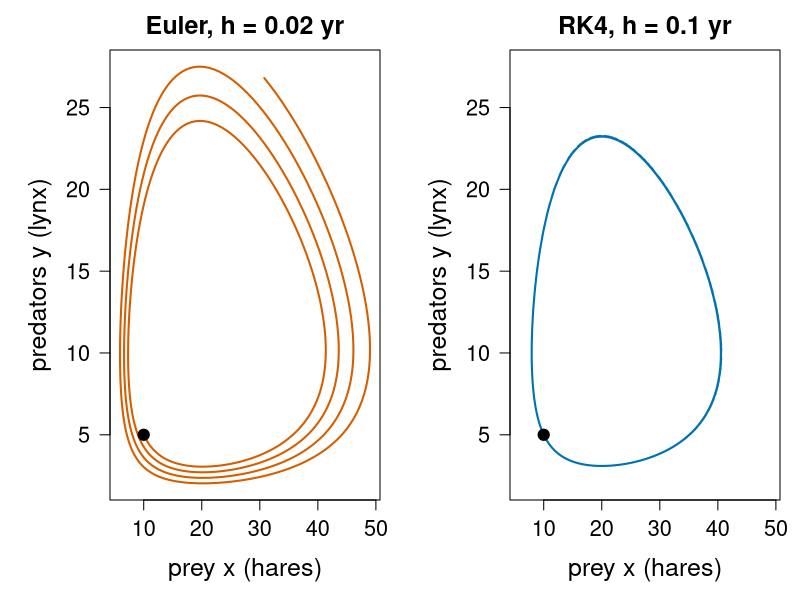
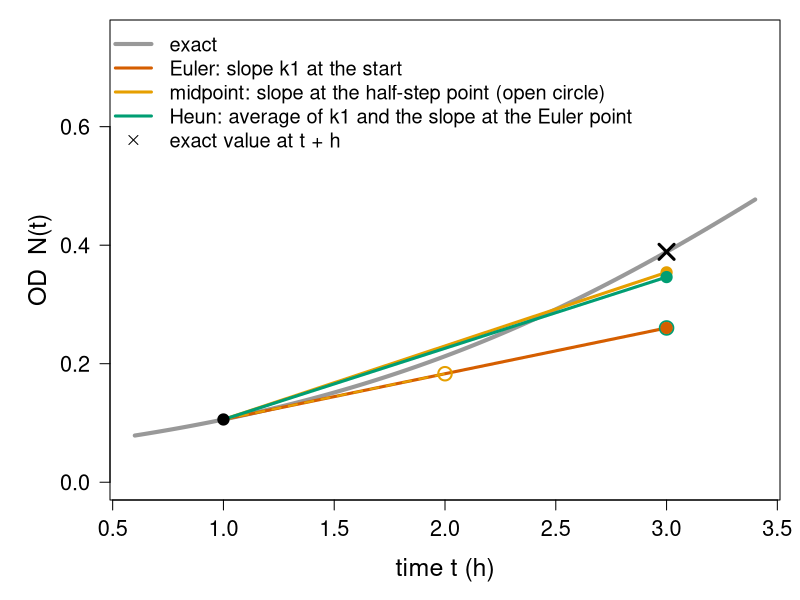
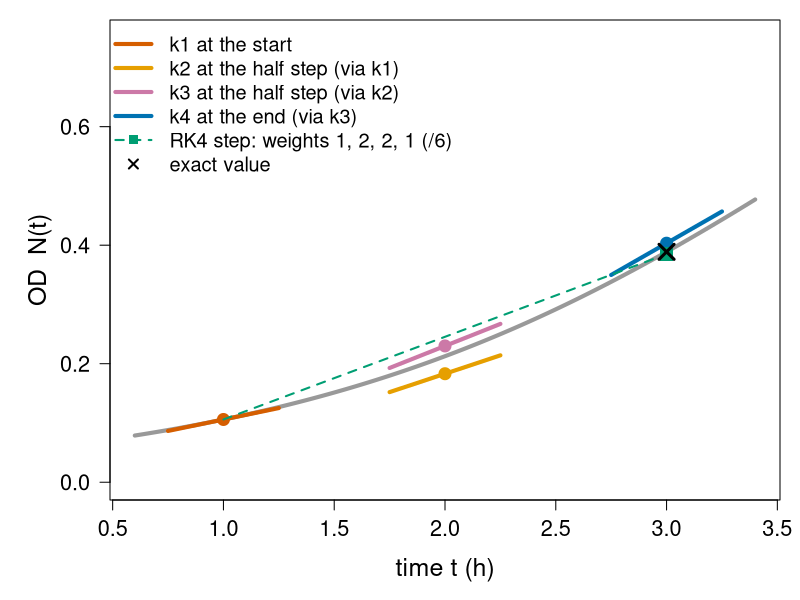
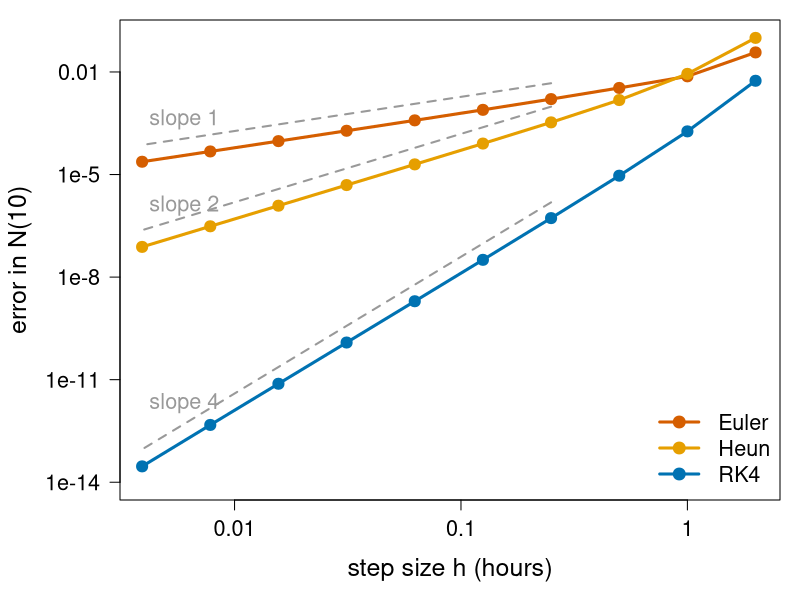
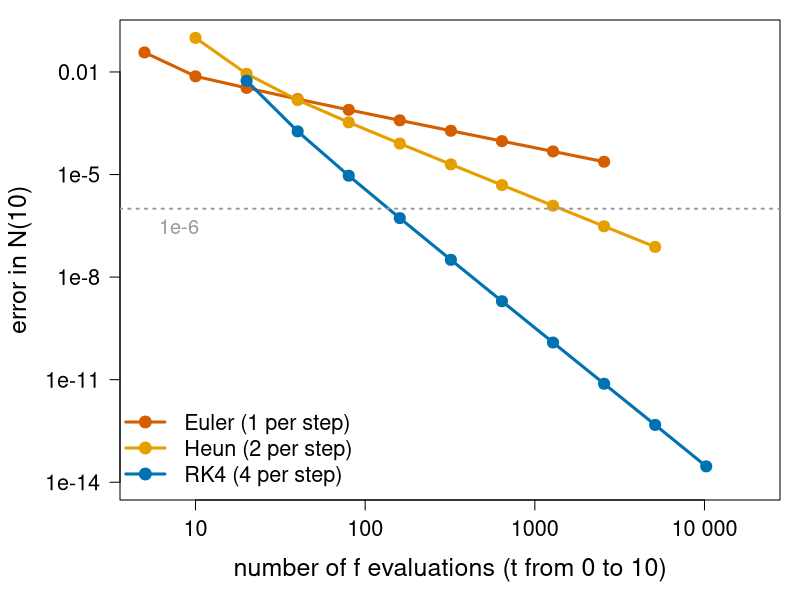
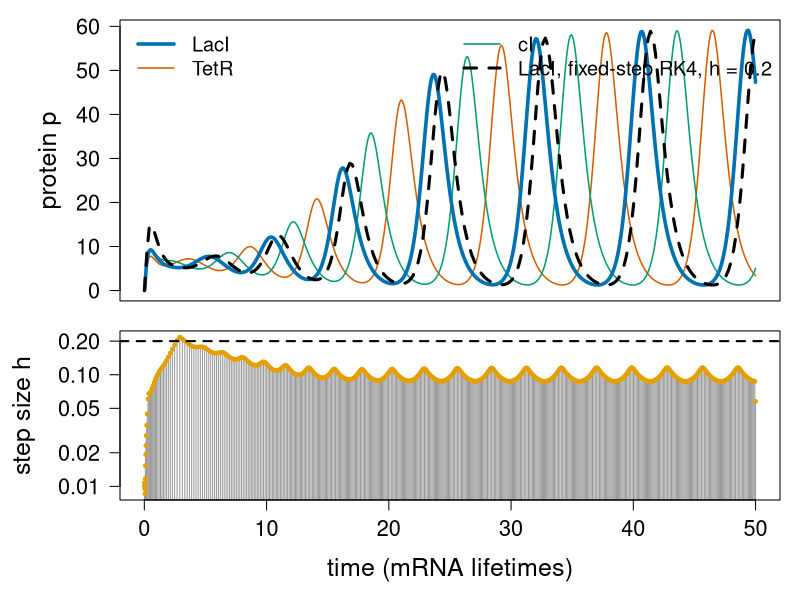
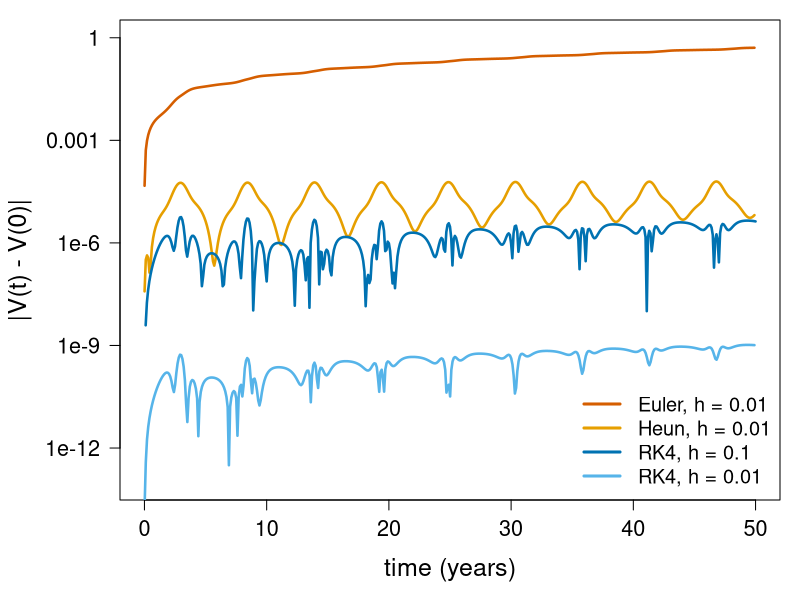
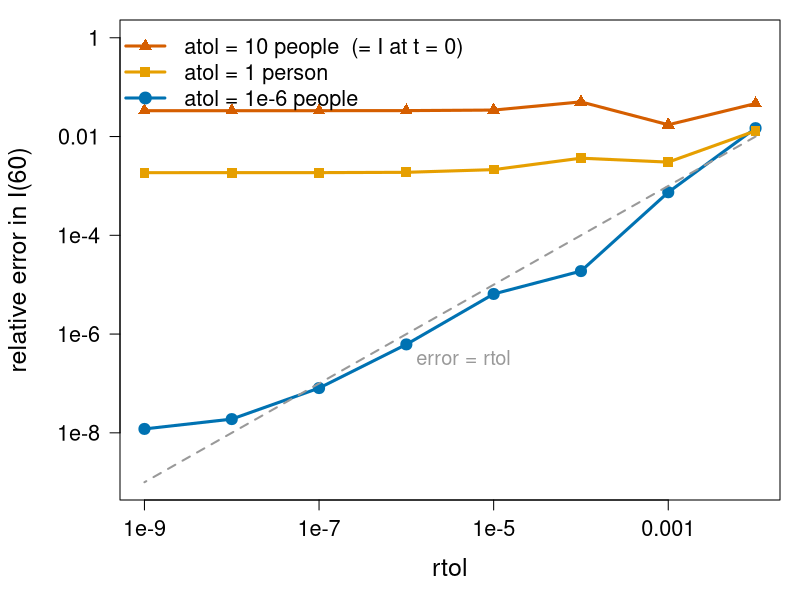

These charts were generated, in order, by the following R code:
# Figures for the runge-kutta/ unit ("Runge–Kutta and adaptive step size").
#
# Re-run by hand from this folder (it is NOT run by `quarto render`):
#   cd runge-kutta && Rscript make-runge-kutta-figs.R
#
# Base R graphics only (grDevices::svg). Colours are Okabe-Ito
# (colour-blind safe). Makes:
#   fig01-lv-euler-rk4.svg     predator-prey orbit: Euler spirals out, RK4 closes
#   fig02-midpoint-heun.svg    one step of Euler, midpoint and Heun on the logistic curve
#   fig03-rk4-stages.svg       where RK4 evaluates its four slopes
#   fig04-order.svg            error vs h on log-log axes: slopes 1, 2, 4
#   fig05-cost.svg             error vs number of f evaluations
#   fig06-repressilator.svg    repressilator proteins and the step sizes of an adaptive solver
#   fig07-lv-invariant.svg     drift of the conserved quantity V(t) for each method
#   fig08-tolerance.svg        achieved error vs rtol; atol too large gives a floor
#   fig09-dense-output.svg     solver steps vs dense output
#   fig10-events.svg           an event located inside a step; an event missed by a big step

oi <- c(orange = "#E69F00", sky = "#56B4E9", green = "#009E73",
        yellow = "#F0E442", blue = "#0072B2", red = "#D55E00",
        purple = "#CC79A7", grey = "#999999")

## ---- the methods (same code as on the slides) ---------------------------------

euler_step <- function(f, t, y, h) y + h * f(t, y)
midpoint_step <- function(f, t, y, h) {
  k1 <- f(t, y)
  k2 <- f(t + h / 2, y + h / 2 * k1)
  y + h * k2
}
heun_step <- function(f, t, y, h) {
  k1 <- f(t, y)
  k2 <- f(t + h, y + h * k1)
  y + h / 2 * (k1 + k2)
}
rk4_step <- function(f, t, y, h) {
  k1 <- f(t, y)
  k2 <- f(t + h / 2, y + h / 2 * k1)
  k3 <- f(t + h / 2, y + h / 2 * k2)
  k4 <- f(t + h, y + h * k3)
  y + h / 6 * (k1 + 2 * k2 + 2 * k3 + k4)
}
rk_solve <- function(step, f, t0, y0, h, n) {
  t <- t0 + (0:n) * h
  Y <- matrix(0, n + 1, length(y0)); Y[1, ] <- y0
  for (i in 1:n) Y[i + 1, ] <- step(f, t[i], Y[i, ], h)
  list(t = t, y = Y)
}

# Dormand-Prince 5(4), the method behind ode45 / RK45 / Dopri5, with the
# standard controller. Records accepted steps (t, y, f at the step end).
dp5 <- function(f, t0, y0, tend, rtol = 1e-6, atol = 1e-6, h = 0.01) {
  A <- list(c(), c(1/5), c(3/40, 9/40), c(44/45, -56/15, 32/9),
            c(19372/6561, -25360/2187, 64448/6561, -212/729),
            c(9017/3168, -355/33, 46732/5247, 49/176, -5103/18656),
            c(35/384, 0, 500/1113, 125/192, -2187/6784, 11/84))
  cc <- c(0, 1/5, 3/10, 4/5, 8/9, 1, 1)
  b5 <- c(35/384, 0, 500/1113, 125/192, -2187/6784, 11/84, 0)
  b4 <- c(5179/57600, 0, 7571/16695, 393/640, -92097/339200, 187/2100, 1/40)
  t <- t0; y <- y0; Tt <- t; Y <- y; Fv <- f(t, y); H <- c(); rej <- c()
  while (t < tend) {
    h <- min(h, tend - t)
    k <- matrix(0, 7, length(y))
    for (s in 1:7) {
      ys <- y
      if (s > 1) for (j in 1:(s - 1)) ys <- ys + h * A[[s]][j] * k[j, ]
      k[s, ] <- f(t + cc[s] * h, ys)
    }
    y5 <- y + h * colSums(b5 * k); y4 <- y + h * colSums(b4 * k)
    sc <- atol + rtol * pmax(abs(y), abs(y5))
    err <- sqrt(mean(((y5 - y4) / sc)^2))
    if (err <= 1) {
      t <- t + h; y <- y5
      Tt <- c(Tt, t); Y <- rbind(Y, y); Fv <- rbind(Fv, k[7, ]); H <- c(H, h)
    } else rej <- c(rej, t)
    h <- h * min(5, max(0.2, 0.9 * err^(-1/5)))
  }
  list(t = Tt, y = unname(Y), f = unname(Fv), h = H, rej = rej)
}

# cubic Hermite interpolation between two accepted steps (a simple dense output)
hermite <- function(tq, t0, t1, y0, y1, f0, f1) {
  h <- t1 - t0; s <- (tq - t0) / h
  (2*s^3 - 3*s^2 + 1) * y0 + (s^3 - 2*s^2 + s) * h * f0 +
    (-2*s^3 + 3*s^2) * y1 + (s^3 - s^2) * h * f1
}

## ---- running examples -------------------------------------------------------

K <- 1.2; N0 <- 0.05; r <- 0.8                 # logistic OD curve, per hour
flog <- function(t, N) r * N * (1 - N / K)
exact <- function(t) K / (1 + (K / N0 - 1) * exp(-r * t))

a <- 1; b <- 0.1; c <- 0.075; d <- 1.5          # Lotka-Volterra, per year
lv <- function(t, y) c(a * y[1] - b * y[1] * y[2], c * y[1] * y[2] - d * y[2])
V <- function(x, y) c * x - d * log(x) + b * y - a * log(y)
lv0 <- c(10, 5)

beta <- 0.3; gamma <- 0.1; Npop <- 10000        # SIR as in the euler unit, people
sir <- function(t, y) {
  S <- y[1]; I <- y[2]
  c(-beta * S * I / Npop, beta * S * I / Npop - gamma * I, gamma * I)
}
sir0 <- c(9990, 10, 0)

alpha <- 216; alpha0 <- 0.216; bet <- 5; nH <- 2  # repressilator, dimensionless
repress <- function(t, y) {
  m <- y[1:3]; p <- y[4:6]
  prep <- p[c(3, 1, 2)]
  c(-m + alpha / (1 + prep^nH) + alpha0, -bet * (p - m))
}
rep0 <- c(1, 0, 0, 0, 0, 0)

## ---- fig01: predator-prey, Euler vs RK4 -------------------------------------

svg("fig01-lv-euler-rk4.svg", width = 11, height = 5.5)
par(mfrow = c(1, 2), mar = c(5, 5.5, 2.5, 1), cex.lab = 1.5, cex.axis = 1.3, cex.main = 1.5)
e <- rk_solve(euler_step, lv, 0, lv0, 0.02, 1000)
k <- rk_solve(rk4_step, lv, 0, lv0, 0.1, 200)
plot(e$y, type = "l", lwd = 2, col = oi["red"], xlab = "prey x (hares)",
     ylab = "predators y (lynx)", las = 1, main = "Euler, h = 0.02 yr")
points(lv0[1], lv0[2], pch = 19, cex = 1.5)
plot(k$y, type = "l", lwd = 2, col = oi["blue"], xlab = "prey x (hares)",
     ylab = "predators y (lynx)", las = 1, xlim = range(e$y[, 1]), ylim = range(e$y[, 2]),
     main = "RK4, h = 0.1 yr")
points(lv0[1], lv0[2], pch = 19, cex = 1.5)
dev.off()

## ---- fig02: Euler, midpoint, Heun: one step --------------------------------

svg("fig02-midpoint-heun.svg", width = 11, height = 5.5)
par(mar = c(5, 5.5, 1, 1), cex.lab = 1.5, cex.axis = 1.3)
h <- 2; t0 <- 1; y0 <- exact(t0)
tt <- seq(0.6, 3.4, length.out = 200)
plot(tt, exact(tt), type = "l", lwd = 4, col = oi["grey"], xlab = "time t (h)",
     ylab = "OD  N(t)", las = 1, ylim = c(0, 0.75))
k1 <- flog(t0, y0)
ye <- y0 + h * k1
ym <- y0 + h / 2 * k1; k2m <- flog(t0 + h / 2, ym)
k2h <- flog(t0 + h, ye)
segments(t0, y0, t0 + h, ye, lwd = 3, col = oi["red"])
segments(t0, y0, t0 + h / 2, ym, lwd = 2, lty = 2, col = oi["orange"])
points(t0 + h / 2, ym, pch = 1, cex = 1.8, lwd = 2, col = oi["orange"])
segments(t0, y0, t0 + h, y0 + h * k2m, lwd = 3, col = oi["orange"])
segments(t0, y0, t0 + h, y0 + h / 2 * (k1 + k2h), lwd = 3, col = oi["green"])
points(t0 + h, ye, pch = 1, cex = 1.8, lwd = 2, col = oi["green"])
points(c(t0 + h, t0 + h, t0 + h), c(ye, y0 + h * k2m, y0 + h / 2 * (k1 + k2h)),
       pch = 19, cex = 1.5, col = oi[c("red", "orange", "green")])
points(t0, y0, pch = 19, cex = 1.5)
points(t0 + h, exact(t0 + h), pch = 4, cex = 2, lwd = 3)
legend("topleft", c("exact", "Euler: slope k1 at the start",
                    "midpoint: slope at the half-step point (open circle)",
                    "Heun: average of k1 and the slope at the Euler point",
                    "exact value at t + h"),
       col = c(oi[c("grey", "red", "orange", "green")], "black"), lwd = c(4, 3, 3, 3, NA),
       pch = c(NA, NA, NA, NA, 4), cex = 1.2, bty = "n")
dev.off()

## ---- fig03: RK4 stages ------------------------------------------------------

svg("fig03-rk4-stages.svg", width = 11, height = 5.5)
par(mar = c(5, 5.5, 1, 1), cex.lab = 1.5, cex.axis = 1.3)
plot(tt, exact(tt), type = "l", lwd = 4, col = oi["grey"], xlab = "time t (h)",
     ylab = "OD  N(t)", las = 1, ylim = c(0, 0.75))
k1 <- flog(t0, y0); p2 <- y0 + h / 2 * k1; k2 <- flog(t0 + h / 2, p2)
p3 <- y0 + h / 2 * k2; k3 <- flog(t0 + h / 2, p3); p4 <- y0 + h * k3; k4 <- flog(t0 + h, p4)
seg <- function(tp, yp, k, col) {
  dt <- 0.25; segments(tp - dt, yp - dt * k, tp + dt, yp + dt * k, lwd = 4, col = col)
  points(tp, yp, pch = 19, cex = 1.6, col = col)
}
cols <- oi[c("red", "orange", "purple", "blue")]
seg(t0, y0, k1, cols[1]); seg(t0 + h / 2, p2, k2, cols[2])
seg(t0 + h / 2, p3, k3, cols[3]); seg(t0 + h, p4, k4, cols[4])
y1 <- y0 + h / 6 * (k1 + 2 * k2 + 2 * k3 + k4)
segments(t0, y0, t0 + h, y1, lwd = 2, lty = 2, col = oi["green"])
points(t0 + h, y1, pch = 15, cex = 1.8, col = oi["green"])
points(t0 + h, exact(t0 + h), pch = 4, cex = 2, lwd = 3)
legend("topleft", c("k1 at the start", "k2 at the half step (via k1)",
                    "k3 at the half step (via k2)", "k4 at the end (via k3)",
                    "RK4 step: weights 1, 2, 2, 1 (/6)", "exact value"),
       col = c(cols, oi["green"], "black"), lwd = c(4, 4, 4, 4, 2, NA),
       lty = c(1, 1, 1, 1, 2, NA), pch = c(NA, NA, NA, NA, 15, 4), cex = 1.2, bty = "n")
dev.off()

## ---- fig04 + fig05: order and cost ----------------------------------------

hs <- 2^(1:-8)
meth <- list(Euler = euler_step, Heun = heun_step, RK4 = rk4_step)
stages <- c(1, 2, 4)
err <- sapply(meth, function(s)
  sapply(hs, function(h) abs(rk_solve(s, flog, 0, N0, h, 10 / h)$y[10 / h + 1] - exact(10))))
mcols <- oi[c("red", "orange", "blue")]

svg("fig04-order.svg", width = 9, height = 5.8)
par(mar = c(5, 6, 1, 1), cex.lab = 1.5, cex.axis = 1.3)
plot(hs, err[, 1], log = "xy", type = "n", ylim = c(1e-14, 0.1), xlim = c(0.004, 2),
     xlab = "step size h (hours)", ylab = "", axes = FALSE)
title(ylab = "error in N(10)", line = 4.5)
axis(1, at = c(0.01, 0.1, 1), labels = c("0.01", "0.1", "1"))
axis(2, at = 10^c(-14, -11, -8, -5, -2), labels = c("1e-14", "1e-11", "1e-8", "1e-5", "0.01"), las = 1); box()
for (j in 1:3) lines(hs, err[, j], type = "o", pch = 19, lwd = 3, cex = 1.2, col = mcols[j])
for (j in 1:3) {
  p <- c(1, 2, 4)[j]; i0 <- 5
  lines(hs[4:10], err[i0, j] * (hs[4:10] / hs[i0])^p * 3, lty = 2, lwd = 2, col = oi["grey"])
}
text(0.006, c(4e-4, 1.2e-6, 2e-12), c("slope 1", "slope 2", "slope 4"), cex = 1.3, col = oi["grey"])
legend("bottomright", c("Euler", "Heun", "RK4"), col = mcols, lwd = 3, pch = 19, cex = 1.3, bty = "n")
dev.off()

svg("fig05-cost.svg", width = 9, height = 5.8)
par(mar = c(5, 6, 1, 1), cex.lab = 1.5, cex.axis = 1.3)
nf <- outer(10 / hs, stages)
plot(nf[, 1], err[, 1], log = "xy", type = "n", ylim = c(1e-14, 0.1), xlim = c(5, 2e4),
     xlab = "number of f evaluations (t from 0 to 10)", ylab = "", axes = FALSE)
title(ylab = "error in N(10)", line = 4.5)
axis(1, at = c(10, 100, 1000, 10000), labels = c("10", "100", "1000", "10 000"))
axis(2, at = 10^c(-14, -11, -8, -5, -2), labels = c("1e-14", "1e-11", "1e-8", "1e-5", "0.01"), las = 1); box()
for (j in 1:3) lines(nf[, j], err[, j], type = "o", pch = 19, lwd = 3, cex = 1.2, col = mcols[j])
abline(h = 1e-6, lty = 3, lwd = 2, col = oi["grey"])
text(8, 3e-7, "1e-6", cex = 1.2, col = oi["grey"])
legend("bottomleft", c("Euler (1 per step)", "Heun (2 per step)", "RK4 (4 per step)"),
       col = mcols, lwd = 3, pch = 19, cex = 1.3, bty = "n")
dev.off()

## ---- fig06: repressilator and adaptive steps -------------------------------

s <- dp5(repress, 0, rep0, 50, rtol = 1e-6, atol = 1e-6)
fx <- rk_solve(rk4_step, repress, 0, rep0, 0.2, 250)   # fixed-step RK4, h = 0.2
svg("fig06-repressilator.svg", width = 12, height = 6)
layout(matrix(1:2, 2), heights = c(1.15, 1))
par(mar = c(1, 6, 1, 1), cex.lab = 1.5, cex.axis = 1.3)
pc <- oi[c("blue", "red", "green")]
tq <- seq(0, 50, by = 0.05)
plot(range(s$t), c(0, max(s$y[, 4:6])), type = "n", xaxt = "n", las = 1,
     xlab = "", ylab = "protein p")
for (j in 5:6) lines(s$t, s$y[, j], lwd = 1.5, col = pc[j - 3])
lines(s$t, s$y[, 4], lwd = 3.5, col = pc[1])
lines(fx$t, fx$y[, 4], lwd = 3, lty = 2, col = "black")
legend("topleft", c("LacI", "TetR", "cI", "LacI, fixed-step RK4, h = 0.2"), col = c(pc, "black"),
       lwd = c(3.5, 1.5, 1.5, 3), lty = c(1, 1, 1, 2), cex = 1.2, bty = "n", ncol = 2)
par(mar = c(5, 6, 0.5, 1))
plot(s$t[-1], s$h, log = "y", type = "h", lwd = 1, col = oi["grey"], las = 1,
     xlab = "time (mRNA lifetimes)", ylab = "")
title(ylab = "step size h", line = 4.3)
points(s$t[-1], s$h, pch = 19, cex = 0.5, col = oi["orange"])
abline(h = 0.2, lty = 2, lwd = 2, col = "black")
dev.off()

## ---- fig07: conserved quantity of the predator-prey model --------------------

svg("fig07-lv-invariant.svg", width = 10, height = 5.6)
par(mar = c(5, 6, 1, 1), cex.lab = 1.5, cex.axis = 1.3)
runs <- list(list(euler_step, 0.01, oi["red"], "Euler, h = 0.01"),
             list(heun_step, 0.01, oi["orange"], "Heun, h = 0.01"),
             list(rk4_step, 0.1, oi["blue"], "RK4, h = 0.1"),
             list(rk4_step, 0.01, oi["sky"], "RK4, h = 0.01"))
V0 <- V(lv0[1], lv0[2])
plot(NA, xlim = c(0, 50), ylim = c(1e-13, 1), log = "y", las = 1, axes = FALSE,
     xlab = "time (years)", ylab = "")
title(ylab = "|V(t) - V(0)|", line = 4.5)
axis(1); axis(2, at = 10^c(-12, -9, -6, -3, 0), labels = c("1e-12", "1e-9", "1e-6", "0.001", "1"), las = 1); box()
for (ru in runs) {
  so <- rk_solve(ru[[1]], lv, 0, lv0, ru[[2]], round(50 / ru[[2]]))
  dv <- abs(V(so$y[, 1], so$y[, 2]) - V0)
  keep <- seq(2, length(dv), by = max(1, round(0.1 / ru[[2]])))
  lines(so$t[keep], pmax(dv[keep], 1e-16), lwd = 2.5, col = ru[[3]])
}
legend("bottomright", sapply(runs, `[[`, 4), col = sapply(runs, `[[`, 3), lwd = 3,
       cex = 1.2, bty = "n")
dev.off()

## ---- fig08: tolerance: achieved error vs rtol, and the atol floor ------------

ref <- dp5(sir, 0, sir0, 60, rtol = 1e-13, atol = 1e-12)
Iref <- ref$y[nrow(ref$y), 2]
rts <- 10^-(2:9)
ach <- sapply(c(10, 1, 1e-6), function(at) sapply(rts, function(rt) {
  so <- dp5(sir, 0, sir0, 60, rtol = rt, atol = at)
  abs(so$y[nrow(so$y), 2] - Iref) / Iref
}))
svg("fig08-tolerance.svg", width = 9, height = 5.8)
par(mar = c(5, 6, 1, 1), cex.lab = 1.5, cex.axis = 1.3)
plot(rts, ach[, 3], log = "xy", type = "o", pch = 19, lwd = 3, cex = 1.2, col = oi["blue"],
     ylim = c(1e-9, 1), xlab = "rtol", ylab = "", axes = FALSE)
title(ylab = "relative error in I(60)", line = 4.5)
axis(1, at = 10^c(-9, -7, -5, -3), labels = c("1e-9", "1e-7", "1e-5", "0.001"))
axis(2, at = 10^c(-8, -6, -4, -2, 0), labels = c("1e-8", "1e-6", "1e-4", "0.01", "1"), las = 1); box()
lines(rts, ach[, 2], type = "o", pch = 15, lwd = 3, cex = 1.3, col = oi["orange"])
lines(rts, ach[, 1], type = "o", pch = 17, lwd = 3, cex = 1.3, col = oi["red"])
lines(rts, rts, lty = 2, lwd = 2, col = oi["grey"])
text(1e-6, 3e-7, "error = rtol", col = oi["grey"], cex = 1.2, pos = 4)
legend("topleft", c("atol = 10 people  (= I at t = 0)", "atol = 1 person", "atol = 1e-6 people"),
       col = oi[c("red", "orange", "blue")], pch = c(17, 15, 19), lwd = 3, cex = 1.3, bty = "n")
dev.off()
print(signif(ach, 2))

## ---- fig09: dense output ---------------------------------------------------

y0s <- sir0
s <- dp5(sir, 0, y0s, 120, rtol = 1e-4, atol = 1e-4)
svg("fig09-dense-output.svg", width = 11, height = 5.5)
par(mar = c(5, 6.5, 1, 1), cex.lab = 1.5, cex.axis = 1.3)
fine <- dp5(sir, 0, y0s, 120, rtol = 1e-10, atol = 1e-8)
plot(fine$t, fine$y[, 2], type = "l", lwd = 6, col = oi["grey"], las = 1,
     xlab = "time (days)", ylab = "")
title(ylab = "infected I (people)", line = 4.5)
lines(s$t, s$y[, 2], lwd = 2, lty = 2, col = oi["red"])
tq <- seq(0, 120, by = 0.25)
iq <- findInterval(tq, s$t, rightmost.closed = TRUE)
dq <- hermite(tq, s$t[iq], s$t[iq + 1], s$y[iq, 2], s$y[iq + 1, 2], s$f[iq, 2], s$f[iq + 1, 2])
lines(tq, dq, lwd = 2.5, col = oi["blue"])
points(s$t, s$y[, 2], pch = 19, cex = 1.4, col = oi["red"])
cat("fig09 steps:", length(s$h), "\n")
legend("topright", c("exact", sprintf("solver steps (%d steps), joined by lines", length(s$h)),
                     "dense output between the steps"),
       col = oi[c("grey", "red", "blue")], lwd = c(6, 2, 2.5), lty = c(1, 2, 1),
       pch = c(NA, 19, NA), cex = 1.25, bty = "n")
dev.off()

## ---- fig10: events -------------------------------------------------------

svg("fig10-events.svg", width = 12, height = 5.3)
par(mfrow = c(1, 2), mar = c(5, 6.8, 2.5, 1), cex.lab = 1.5, cex.axis = 1.3, cex.main = 1.4)
g <- beta * fine$y[, 1] / Npop - gamma
plot(fine$t, g, type = "l", lwd = 4, col = oi["grey"], xlim = c(20, 60), ylim = c(-0.1, 0.2),
     las = 1, xlab = "time (days)", ylab = "", main = "peak of I: g changes sign")
title(ylab = expression(g == beta * S / N - gamma), line = 4.8)
abline(h = 0, lty = 3)
gs <- beta * s$y[, 1] / Npop - gamma
points(s$t, gs, pch = 19, cex = 1.4, col = oi["red"])
i <- which(gs[-1] < 0 & gs[-length(gs)] > 0)
tq <- seq(s$t[i], s$t[i + 1], length.out = 50)
lines(tq, beta * hermite(tq, s$t[i], s$t[i + 1], s$y[i, 1], s$y[i + 1, 1], s$f[i, 1], s$f[i + 1, 1]) / Npop - gamma,
      lwd = 3, col = oi["blue"])
tpk <- uniroot(function(t) beta * hermite(t, s$t[i], s$t[i + 1], s$y[i, 1], s$y[i + 1, 1],
                                          s$f[i, 1], s$f[i + 1, 1]) / Npop - gamma, c(s$t[i], s$t[i + 1]))$root
points(tpk, 0, pch = 4, cex = 2.2, lwd = 3); cat("fig10 root:", tpk, "\n")
text(tpk, 0.02, sprintf("t = %.2f", tpk), cex = 1.3, pos = 4)
legend("topright", c("solver steps", "dense output in the step", "root of g"),
       col = c(oi[c("red", "blue")], "black"), pch = c(19, NA, 4), lwd = c(NA, 3, 3), cex = 1.15, bty = "n")
# missed event: predators rise above a threshold between two coarse steps
k <- rk_solve(rk4_step, lv, 0, lv0, 0.01, 1500)
plot(k$t, k$y[, 2], type = "l", lwd = 4, col = oi["grey"], xlim = c(0, 15), ylim = c(0, 30),
     las = 1, xlab = "time (years)", ylab = "", main = "threshold y = 20: missed by big steps")
title(ylab = "predators y", line = 4)
abline(h = 20, lty = 2, lwd = 2, col = oi["purple"])
tc <- seq(0, 15, by = 2.5)
points(tc, k$y[match(round(tc, 2), round(k$t, 2)), 2], pch = 19, cex = 1.5, col = oi["red"])
legend("topleft", c("solution", "values at steps of 2.5 yr", "threshold"),
       col = c(oi[c("grey", "red", "purple")]), lwd = c(4, NA, 2), lty = c(1, NA, 2),
       pch = c(NA, 19, NA), cex = 1.15, bty = "n")
dev.off()

cat("done\n")
